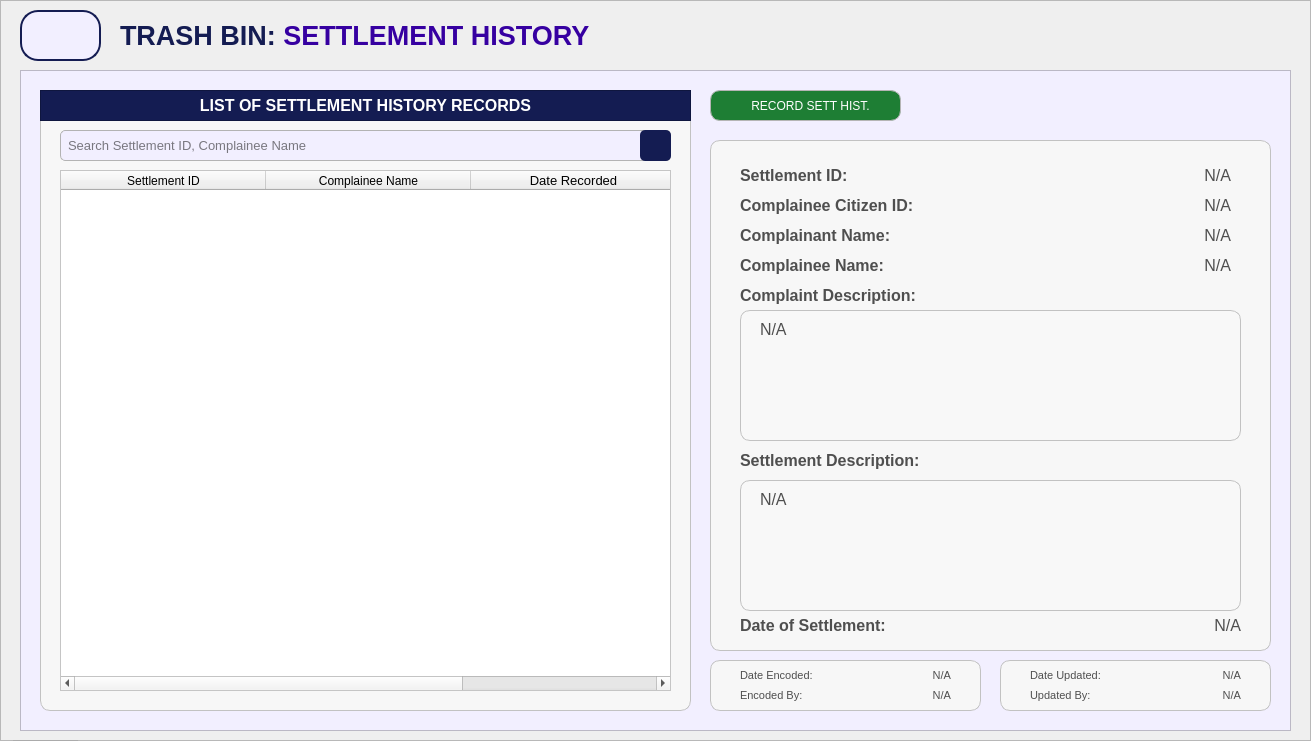
  <widget class="QFrame" name="baseBodyFrame">
   <property name="geometry">
    <rect>
     <x>20</x>
     <y>60</y>
     <width>1311</width>
     <height>741</height>
    </rect>
   </property>
   <property name="styleSheet">
    <string notr="true">#baseBodyFrame {
	background-color: #e7e2ff;
	border: none;
	border-radius: 10px;
}</string>
   </property>
   <property name="frameShape">
    <enum>QFrame::Shape::StyledPanel</enum>
   </property>
   <property name="frameShadow">
    <enum>QFrame::Shadow::Raised</enum>
   </property>
   <widget class="QPushButton" name="logout_buttonLogout_3">
    <property name="geometry">
     <rect>
      <x>10</x>
      <y>740</y>
      <width>71</width>
      <height>31</height>
     </rect>
    </property>
    <property name="font">
     <font>
      <family>Arial</family>
      <pointsize>8</pointsize>
      <bold>true</bold>
     </font>
    </property>
    <property name="cursor">
     <cursorShape>PointingHandCursor</cursorShape>
    </property>
    <property name="styleSheet">
     <string notr="true">#logout_buttonLogout {
    background-color: #bc1c1c;
    color: white;
    border-radius: 5px;
    padding: 10px; /* Optional: Adjusts spacing inside the button */
}
#logout_buttonLogout:hover {
    background-color: #d82020; /* Slightly lighter blue when hovered */
}
#logout_buttonLogout:pressed {
    background-color: #8c1515; /* Darker blue when clicked */
}</string>
    </property>
    <property name="text">
     <string>LOGOUT</string>
    </property>
   </widget>
   <widget class="QLabel" name="title_bodyStatistics">
    <property name="geometry">
     <rect>
      <x>120</x>
      <y>20</y>
      <width>641</width>
      <height>31</height>
     </rect>
    </property>
    <property name="font">
     <font>
      <family>Arial</family>
      <pointsize>20</pointsize>
      <bold>true</bold>
     </font>
    </property>
    <property name="styleSheet">
     <string notr="true">#title_bodyStatistics {
	background-color: transparent;
	color: #141c52;
}
</string>
    </property>
    <property name="text">
     <string>&lt;html&gt;&lt;head/&gt;&lt;body&gt;&lt;p&gt;TRASH BIN: &lt;span style=&quot; color:#3600a1;&quot;&gt;SETTLEMENT HISTORY&lt;/span&gt;&lt;/p&gt;&lt;/body&gt;&lt;/html&gt;</string>
    </property>
   </widget>
   <widget class="QFrame" name="statistics_frameBody">
    <property name="geometry">
     <rect>
      <x>20</x>
      <y>70</y>
      <width>1271</width>
      <height>661</height>
     </rect>
    </property>
    <property name="styleSheet">
     <string notr="true">#statistics_frameBody{
	background-color: #f2efff;
}</string>
    </property>
    <property name="frameShape">
     <enum>QFrame::Shape::StyledPanel</enum>
    </property>
    <property name="frameShadow">
     <enum>QFrame::Shadow::Raised</enum>
    </property>
    <widget class="QFrame" name="basePopUpBodyFrame">
     <property name="geometry">
      <rect>
       <x>20</x>
       <y>20</y>
       <width>651</width>
       <height>621</height>
      </rect>
     </property>
     <property name="styleSheet">
      <string notr="true">#basePopUpBodyFrame {
	background-color: rgb(247, 247, 247);
	border: 1px solid rgb(194, 194, 194);
	border-radius: 10px;
}</string>
     </property>
     <property name="frameShape">
      <enum>QFrame::Shape::StyledPanel</enum>
     </property>
     <property name="frameShadow">
      <enum>QFrame::Shadow::Raised</enum>
     </property>
     <widget class="QFrame" name="basePopUpTitleFrame_3">
      <property name="geometry">
       <rect>
        <x>0</x>
        <y>0</y>
        <width>651</width>
        <height>31</height>
       </rect>
      </property>
      <property name="styleSheet">
       <string notr="true">#basePopUpTitleFrame_3 {
	background-color: #141c52;
}</string>
      </property>
      <property name="frameShape">
       <enum>QFrame::Shape::StyledPanel</enum>
      </property>
      <property name="frameShadow">
       <enum>QFrame::Shadow::Raised</enum>
      </property>
      <widget class="QLabel" name="label_title_3">
       <property name="geometry">
        <rect>
         <x>0</x>
         <y>0</y>
         <width>651</width>
         <height>31</height>
        </rect>
       </property>
       <property name="font">
        <font>
         <family>Arial</family>
         <pointsize>12</pointsize>
         <bold>true</bold>
        </font>
       </property>
       <property name="styleSheet">
        <string notr="true">#label_title_3{
	background-color:transparent;
	color: rgb(255, 255, 255);
}</string>
       </property>
       <property name="text">
        <string>LIST OF SETTLEMENT HISTORY RECORDS</string>
       </property>
       <property name="alignment">
        <set>Qt::AlignmentFlag::AlignCenter</set>
       </property>
      </widget>
     </widget>
     <widget class="QLineEdit" name="histrec_SettlementID_fieldSearch">
      <property name="geometry">
       <rect>
        <x>20</x>
        <y>40</y>
        <width>611</width>
        <height>31</height>
       </rect>
      </property>
      <property name="font">
       <font>
        <family>Arial</family>
        <pointsize>10</pointsize>
       </font>
      </property>
      <property name="styleSheet">
       <string notr="true">#histrec_SettlementID_fieldSearch{
    border: 1px solid #b3b3b3;  /* Black border */
    border-radius: 5px;        /* Rounded corners */
    padding: 5px;               /* Inner spacing */
    background-color: #f2efff;  /* Gray background */
    color: #000000; 
}
</string>
      </property>
      <property name="text">
       <string/>
      </property>
      <property name="placeholderText">
       <string>Search Settlement ID, Complainee Name</string>
      </property>
     </widget>
     <widget class="QPushButton" name="histrec_SettlementID_buttonSearch">
      <property name="geometry">
       <rect>
        <x>600</x>
        <y>40</y>
        <width>31</width>
        <height>31</height>
       </rect>
      </property>
      <property name="font">
       <font>
        <family>Arial</family>
        <pointsize>9</pointsize>
       </font>
      </property>
      <property name="cursor">
       <cursorShape>PointingHandCursor</cursorShape>
      </property>
      <property name="focusPolicy">
       <enum>Qt::FocusPolicy::NoFocus</enum>
      </property>
      <property name="styleSheet">
       <string notr="true">#histrec_SettlementID_buttonSearch {
    background-color:  #141c52;
    color: white;
    border-radius: 5px;
    padding: 10px; /* Optional: Adjusts spacing inside the button */
}
#histrec_SettlementID_buttonSearch:hover {
    background-color: #1a237e; /* Slightly lighter blue when hovered */
}
#histrec_SettlementID_buttonSearch:pressed {
    background-color: #0f1442; /* Darker blue when clicked */
}</string>
      </property>
      <property name="text">
       <string/>
      </property>
      <property name="icon">
       <iconset>
        <normaloff>../../../../../Desktop/CTU 2nd Year - 2nd Semester Files/PC 225L - INFORMATION MANAGEMENT LABORATORY/PROFILING_SYSTEM/Profiling-System/Assets/FuncIcons/icon_search_w.svg</normaloff>../../../../../Desktop/CTU 2nd Year - 2nd Semester Files/PC 225L - INFORMATION MANAGEMENT LABORATORY/PROFILING_SYSTEM/Profiling-System/Assets/FuncIcons/icon_search_w.svg</iconset>
      </property>
      <property name="iconSize">
       <size>
        <width>20</width>
        <height>20</height>
       </size>
      </property>
     </widget>
     <widget class="QTableWidget" name="histrec_tableView_List_RecordSettlementHistory">
      <property name="geometry">
       <rect>
        <x>20</x>
        <y>80</y>
        <width>611</width>
        <height>521</height>
       </rect>
      </property>
      <property name="sizePolicy">
       <sizepolicy hsizetype="Expanding" vsizetype="Ignored">
        <horstretch>0</horstretch>
        <verstretch>0</verstretch>
       </sizepolicy>
      </property>
      <property name="font">
       <font>
        <family>Arial</family>
       </font>
      </property>
      <property name="focusPolicy">
       <enum>Qt::FocusPolicy::NoFocus</enum>
      </property>
      <property name="styleSheet">
       <string notr="true">#histrec_tableView_List_RecordSettlementHistory {
	background-color: white;
	color: #black;
}
</string>
      </property>
      <property name="editTriggers">
       <set>QAbstractItemView::EditTrigger::NoEditTriggers</set>
      </property>
      <attribute name="horizontalHeaderVisible">
       <bool>true</bool>
      </attribute>
      <attribute name="horizontalHeaderCascadingSectionResizes">
       <bool>false</bool>
      </attribute>
      <attribute name="horizontalHeaderDefaultSectionSize">
       <number>205</number>
      </attribute>
      <attribute name="horizontalHeaderShowSortIndicator" stdset="0">
       <bool>false</bool>
      </attribute>
      <attribute name="horizontalHeaderStretchLastSection">
       <bool>true</bool>
      </attribute>
      <attribute name="verticalHeaderVisible">
       <bool>false</bool>
      </attribute>
      <attribute name="verticalHeaderCascadingSectionResizes">
       <bool>false</bool>
      </attribute>
      <column>
       <property name="text">
        <string>Settlement ID</string>
       </property>
       <property name="font">
        <font>
         <family>Arial</family>
        </font>
       </property>
       <property name="background">
        <color>
         <red>211</red>
         <green>205</green>
         <blue>255</blue>
        </color>
       </property>
      </column>
      <column>
       <property name="text">
        <string>Complainee Name</string>
       </property>
       <property name="font">
        <font>
         <family>Arial</family>
        </font>
       </property>
       <property name="background">
        <color>
         <red>211</red>
         <green>205</green>
         <blue>255</blue>
        </color>
       </property>
      </column>
      <column>
       <property name="text">
        <string>Date Recorded</string>
       </property>
       <property name="font">
        <font>
         <family>Arial</family>
         <pointsize>10</pointsize>
        </font>
       </property>
       <property name="background">
        <color>
         <red>211</red>
         <green>205</green>
         <blue>255</blue>
        </color>
       </property>
      </column>
     </widget>
    </widget>
    <widget class="QPushButton" name="histrec_settlementhistory_button_restore">
     <property name="geometry">
      <rect>
       <x>690</x>
       <y>20</y>
       <width>191</width>
       <height>31</height>
      </rect>
     </property>
     <property name="font">
      <font>
       <family>Arial</family>
       <pointsize>9</pointsize>
      </font>
     </property>
     <property name="cursor">
      <cursorShape>PointingHandCursor</cursorShape>
     </property>
     <property name="focusPolicy">
      <enum>Qt::FocusPolicy::NoFocus</enum>
     </property>
     <property name="styleSheet">
      <string notr="true">#histrec_settlementhistory_button_restore {
    background-color:  #1e7e34; /* Default green */
    color: white;
    border: 1px solid #b5b5b5;
    border-radius: 10px;
    padding: 10px; 
}

#histrec_settlementhistory_button_restore:hover {
    background-color: #28a745; /* Brighter green when hovered */
    color: white; 
}

#histrec_settlementhistory_button_restore:pressed {
    background-color:  #34c759; /* Darker green when pressed */
    color: white; 
}
</string>
     </property>
     <property name="text">
      <string>   RECORD SETT HIST.</string>
     </property>
     <property name="icon">
      <iconset>
       <normaloff>../../../Assets/FuncIcons/icon_add.svg</normaloff>../../../Assets/FuncIcons/icon_add.svg</iconset>
     </property>
     <property name="iconSize">
      <size>
       <width>20</width>
       <height>20</height>
      </size>
     </property>
    </widget>
    <widget class="QFrame" name="basePopUpBodyFrame_3">
     <property name="geometry">
      <rect>
       <x>690</x>
       <y>70</y>
       <width>561</width>
       <height>511</height>
      </rect>
     </property>
     <property name="styleSheet">
      <string notr="true">#basePopUpBodyFrame_3 {
	background-color: rgb(247, 247, 247);
	border: 1px solid rgb(194, 194, 194);
	border-radius: 10px;
}</string>
     </property>
     <property name="frameShape">
      <enum>QFrame::Shape::StyledPanel</enum>
     </property>
     <property name="frameShadow">
      <enum>QFrame::Shadow::Raised</enum>
     </property>
     <widget class="QLabel" name="histrec_labelHistorySettlementDescription">
      <property name="geometry">
       <rect>
        <x>30</x>
        <y>300</y>
        <width>211</width>
        <height>41</height>
       </rect>
      </property>
      <property name="font">
       <font>
        <family>Arial</family>
        <pointsize>12</pointsize>
        <bold>true</bold>
       </font>
      </property>
      <property name="styleSheet">
       <string notr="true">#histrec_labelHistorySettlementDescription{
	background-color:transparent;
	color:#4f4f4f;
}</string>
      </property>
      <property name="text">
       <string>Settlement Description:</string>
      </property>
      <property name="alignment">
       <set>Qt::AlignmentFlag::AlignLeading|Qt::AlignmentFlag::AlignLeft|Qt::AlignmentFlag::AlignVCenter</set>
      </property>
     </widget>
     <widget class="QFrame" name="basePopUpBodyFrame_Desc">
      <property name="geometry">
       <rect>
        <x>30</x>
        <y>340</y>
        <width>501</width>
        <height>131</height>
       </rect>
      </property>
      <property name="styleSheet">
       <string notr="true">#basePopUpBodyFrame_Desc {
	background-color: rgb(248, 248, 248);
	border: 1px solid rgb(194, 194, 194);
	border-radius: 10px;
}</string>
      </property>
      <property name="frameShape">
       <enum>QFrame::Shape::StyledPanel</enum>
      </property>
      <property name="frameShadow">
       <enum>QFrame::Shadow::Raised</enum>
      </property>
      <widget class="QLabel" name="histrec_displayHistorySettlementDescription">
       <property name="geometry">
        <rect>
         <x>20</x>
         <y>10</y>
         <width>461</width>
         <height>111</height>
        </rect>
       </property>
       <property name="font">
        <font>
         <family>Arial</family>
         <pointsize>12</pointsize>
        </font>
       </property>
       <property name="styleSheet">
        <string notr="true">#histrec_displayHistorySettlementDescription{
	background-color:transparent;
	color:#4f4f4f;
}</string>
       </property>
       <property name="text">
        <string>N/A</string>
       </property>
       <property name="alignment">
        <set>Qt::AlignmentFlag::AlignLeading|Qt::AlignmentFlag::AlignLeft|Qt::AlignmentFlag::AlignTop</set>
       </property>
       <property name="wordWrap">
        <bool>true</bool>
       </property>
      </widget>
     </widget>
     <widget class="QLabel" name="histrec_labelHistoryID">
      <property name="geometry">
       <rect>
        <x>30</x>
        <y>20</y>
        <width>151</width>
        <height>31</height>
       </rect>
      </property>
      <property name="font">
       <font>
        <family>Arial</family>
        <pointsize>12</pointsize>
        <bold>true</bold>
       </font>
      </property>
      <property name="styleSheet">
       <string notr="true">#histrec_labelHistoryID{
	background-color:transparent;
	color:#4f4f4f;
}</string>
      </property>
      <property name="text">
       <string>Settlement ID:</string>
      </property>
      <property name="alignment">
       <set>Qt::AlignmentFlag::AlignLeading|Qt::AlignmentFlag::AlignLeft|Qt::AlignmentFlag::AlignVCenter</set>
      </property>
     </widget>
     <widget class="QLabel" name="histrec_displaySettID">
      <property name="geometry">
       <rect>
        <x>190</x>
        <y>20</y>
        <width>331</width>
        <height>31</height>
       </rect>
      </property>
      <property name="font">
       <font>
        <family>Arial</family>
        <pointsize>12</pointsize>
       </font>
      </property>
      <property name="styleSheet">
       <string notr="true">#histrec_displaySettID{
	background-color:transparent;
	color:#4f4f4f;
}</string>
      </property>
      <property name="text">
       <string>N/A</string>
      </property>
      <property name="alignment">
       <set>Qt::AlignmentFlag::AlignRight|Qt::AlignmentFlag::AlignTrailing|Qt::AlignmentFlag::AlignVCenter</set>
      </property>
     </widget>
     <widget class="QLabel" name="histrec_labelCitizenHistFirstName">
      <property name="geometry">
       <rect>
        <x>30</x>
        <y>80</y>
        <width>181</width>
        <height>31</height>
       </rect>
      </property>
      <property name="font">
       <font>
        <family>Arial</family>
        <pointsize>12</pointsize>
        <bold>true</bold>
       </font>
      </property>
      <property name="styleSheet">
       <string notr="true">#histrec_labelCitizenHistFirstName{
	background-color:transparent;
	color:#4f4f4f;
}</string>
      </property>
      <property name="text">
       <string>Complainant Name:</string>
      </property>
      <property name="alignment">
       <set>Qt::AlignmentFlag::AlignLeading|Qt::AlignmentFlag::AlignLeft|Qt::AlignmentFlag::AlignVCenter</set>
      </property>
     </widget>
     <widget class="QLabel" name="histrec_displayComplainantName">
      <property name="geometry">
       <rect>
        <x>190</x>
        <y>80</y>
        <width>331</width>
        <height>31</height>
       </rect>
      </property>
      <property name="font">
       <font>
        <family>Arial</family>
        <pointsize>12</pointsize>
       </font>
      </property>
      <property name="styleSheet">
       <string notr="true">#histrec_displayComplainantName{
	background-color:transparent;
	color:#4f4f4f;
}</string>
      </property>
      <property name="text">
       <string>N/A</string>
      </property>
      <property name="alignment">
       <set>Qt::AlignmentFlag::AlignRight|Qt::AlignmentFlag::AlignTrailing|Qt::AlignmentFlag::AlignVCenter</set>
      </property>
     </widget>
     <widget class="QLabel" name="histrec_labelCitizenHistLastName">
      <property name="geometry">
       <rect>
        <x>30</x>
        <y>110</y>
        <width>181</width>
        <height>31</height>
       </rect>
      </property>
      <property name="font">
       <font>
        <family>Arial</family>
        <pointsize>12</pointsize>
        <bold>true</bold>
       </font>
      </property>
      <property name="styleSheet">
       <string notr="true">#histrec_labelCitizenHistLastName{
	background-color:transparent;
	color:#4f4f4f;
}</string>
      </property>
      <property name="text">
       <string>Complainee Name:</string>
      </property>
      <property name="alignment">
       <set>Qt::AlignmentFlag::AlignLeading|Qt::AlignmentFlag::AlignLeft|Qt::AlignmentFlag::AlignVCenter</set>
      </property>
     </widget>
     <widget class="QLabel" name="histrec_displayComplaineeName">
      <property name="geometry">
       <rect>
        <x>190</x>
        <y>110</y>
        <width>331</width>
        <height>31</height>
       </rect>
      </property>
      <property name="font">
       <font>
        <family>Arial</family>
        <pointsize>12</pointsize>
       </font>
      </property>
      <property name="styleSheet">
       <string notr="true">#histrec_displayComplaineeName{
	background-color:transparent;
	color:#4f4f4f;
}</string>
      </property>
      <property name="text">
       <string>N/A</string>
      </property>
      <property name="alignment">
       <set>Qt::AlignmentFlag::AlignRight|Qt::AlignmentFlag::AlignTrailing|Qt::AlignmentFlag::AlignVCenter</set>
      </property>
     </widget>
     <widget class="QLabel" name="histrec_displayComCtzID">
      <property name="geometry">
       <rect>
        <x>190</x>
        <y>50</y>
        <width>331</width>
        <height>31</height>
       </rect>
      </property>
      <property name="font">
       <font>
        <family>Arial</family>
        <pointsize>12</pointsize>
       </font>
      </property>
      <property name="styleSheet">
       <string notr="true">#histrec_displayComCtzID{
	background-color:transparent;
	color:#4f4f4f;
}</string>
      </property>
      <property name="text">
       <string>N/A</string>
      </property>
      <property name="alignment">
       <set>Qt::AlignmentFlag::AlignRight|Qt::AlignmentFlag::AlignTrailing|Qt::AlignmentFlag::AlignVCenter</set>
      </property>
     </widget>
     <widget class="QLabel" name="histrec_labelCitizenID2">
      <property name="geometry">
       <rect>
        <x>30</x>
        <y>50</y>
        <width>191</width>
        <height>31</height>
       </rect>
      </property>
      <property name="font">
       <font>
        <family>Arial</family>
        <pointsize>12</pointsize>
        <bold>true</bold>
       </font>
      </property>
      <property name="styleSheet">
       <string notr="true">#histrec_labelCitizenID2{
	background-color:transparent;
	color:#4f4f4f;
}</string>
      </property>
      <property name="text">
       <string>Complainee Citizen ID:</string>
      </property>
      <property name="alignment">
       <set>Qt::AlignmentFlag::AlignLeading|Qt::AlignmentFlag::AlignLeft|Qt::AlignmentFlag::AlignVCenter</set>
      </property>
     </widget>
     <widget class="QLabel" name="histrec_labelDateSettlement">
      <property name="geometry">
       <rect>
        <x>30</x>
        <y>470</y>
        <width>161</width>
        <height>31</height>
       </rect>
      </property>
      <property name="font">
       <font>
        <family>Arial</family>
        <pointsize>12</pointsize>
        <bold>true</bold>
       </font>
      </property>
      <property name="styleSheet">
       <string notr="true">#histrec_labelDateSettlement{
	background-color:transparent;
	color:#4f4f4f;
}</string>
      </property>
      <property name="text">
       <string>Date of Settlement:</string>
      </property>
      <property name="alignment">
       <set>Qt::AlignmentFlag::AlignLeading|Qt::AlignmentFlag::AlignLeft|Qt::AlignmentFlag::AlignVCenter</set>
      </property>
     </widget>
     <widget class="QLabel" name="histrec_displayDateSettlement">
      <property name="geometry">
       <rect>
        <x>180</x>
        <y>470</y>
        <width>351</width>
        <height>31</height>
       </rect>
      </property>
      <property name="font">
       <font>
        <family>Arial</family>
        <pointsize>12</pointsize>
       </font>
      </property>
      <property name="styleSheet">
       <string notr="true">#histrec_displayDateSettlement{
	background-color:transparent;
	color:#4f4f4f;
}</string>
      </property>
      <property name="text">
       <string>N/A</string>
      </property>
      <property name="alignment">
       <set>Qt::AlignmentFlag::AlignRight|Qt::AlignmentFlag::AlignTrailing|Qt::AlignmentFlag::AlignVCenter</set>
      </property>
     </widget>
     <widget class="QLabel" name="histrec_labelHistoryComplaintDescription">
      <property name="geometry">
       <rect>
        <x>30</x>
        <y>140</y>
        <width>221</width>
        <height>31</height>
       </rect>
      </property>
      <property name="font">
       <font>
        <family>Arial</family>
        <pointsize>12</pointsize>
        <bold>true</bold>
       </font>
      </property>
      <property name="styleSheet">
       <string notr="true">#histrec_labelHistoryComplaintDescription{
	background-color:transparent;
	color:#4f4f4f;
}</string>
      </property>
      <property name="text">
       <string>Complaint Description:</string>
      </property>
      <property name="alignment">
       <set>Qt::AlignmentFlag::AlignLeading|Qt::AlignmentFlag::AlignLeft|Qt::AlignmentFlag::AlignVCenter</set>
      </property>
     </widget>
     <widget class="QFrame" name="basePopUpBodyFrame_Desc_2">
      <property name="geometry">
       <rect>
        <x>30</x>
        <y>170</y>
        <width>501</width>
        <height>131</height>
       </rect>
      </property>
      <property name="styleSheet">
       <string notr="true">#basePopUpBodyFrame_Desc_2 {
	background-color: rgb(248, 248, 248);
	border: 1px solid rgb(194, 194, 194);
	border-radius: 10px;
}</string>
      </property>
      <property name="frameShape">
       <enum>QFrame::Shape::StyledPanel</enum>
      </property>
      <property name="frameShadow">
       <enum>QFrame::Shadow::Raised</enum>
      </property>
      <widget class="QLabel" name="histrec_displayHistoryComplaintDescription">
       <property name="geometry">
        <rect>
         <x>20</x>
         <y>10</y>
         <width>461</width>
         <height>111</height>
        </rect>
       </property>
       <property name="font">
        <font>
         <family>Arial</family>
         <pointsize>12</pointsize>
        </font>
       </property>
       <property name="styleSheet">
        <string notr="true">#histrec_displayHistoryComplaintDescription{
	background-color:transparent;
	color:#4f4f4f;
}</string>
       </property>
       <property name="text">
        <string>N/A</string>
       </property>
       <property name="alignment">
        <set>Qt::AlignmentFlag::AlignLeading|Qt::AlignmentFlag::AlignLeft|Qt::AlignmentFlag::AlignTop</set>
       </property>
       <property name="wordWrap">
        <bool>true</bool>
       </property>
      </widget>
     </widget>
    </widget>
    <widget class="QFrame" name="basePopUpBodyFrame_4">
     <property name="geometry">
      <rect>
       <x>690</x>
       <y>590</y>
       <width>271</width>
       <height>51</height>
      </rect>
     </property>
     <property name="styleSheet">
      <string notr="true">#basePopUpBodyFrame_4 {
	background-color: rgb(247, 247, 247);
	border: 1px solid rgb(194, 194, 194);
	border-radius: 10px;
}</string>
     </property>
     <property name="frameShape">
      <enum>QFrame::Shape::StyledPanel</enum>
     </property>
     <property name="frameShadow">
      <enum>QFrame::Shadow::Raised</enum>
     </property>
     <widget class="QLabel" name="label_DateEncoded">
      <property name="geometry">
       <rect>
        <x>30</x>
        <y>0</y>
        <width>81</width>
        <height>31</height>
       </rect>
      </property>
      <property name="font">
       <font>
        <family>Arial</family>
        <pointsize>8</pointsize>
       </font>
      </property>
      <property name="styleSheet">
       <string notr="true">#label_DateEncoded{
	background-color:transparent;
	color:#4f4f4f;
}</string>
      </property>
      <property name="text">
       <string>Date Encoded:</string>
      </property>
      <property name="alignment">
       <set>Qt::AlignmentFlag::AlignLeading|Qt::AlignmentFlag::AlignLeft|Qt::AlignmentFlag::AlignVCenter</set>
      </property>
     </widget>
     <widget class="QLabel" name="display_DateEncoded">
      <property name="geometry">
       <rect>
        <x>130</x>
        <y>0</y>
        <width>111</width>
        <height>31</height>
       </rect>
      </property>
      <property name="font">
       <font>
        <family>Arial</family>
        <pointsize>8</pointsize>
       </font>
      </property>
      <property name="styleSheet">
       <string notr="true">#display_DateEncoded{
	background-color:transparent;
	color:#4f4f4f;
}</string>
      </property>
      <property name="text">
       <string>N/A</string>
      </property>
      <property name="alignment">
       <set>Qt::AlignmentFlag::AlignRight|Qt::AlignmentFlag::AlignTrailing|Qt::AlignmentFlag::AlignVCenter</set>
      </property>
     </widget>
     <widget class="QLabel" name="display_EncodedBy">
      <property name="geometry">
       <rect>
        <x>130</x>
        <y>20</y>
        <width>111</width>
        <height>31</height>
       </rect>
      </property>
      <property name="font">
       <font>
        <family>Arial</family>
        <pointsize>8</pointsize>
       </font>
      </property>
      <property name="styleSheet">
       <string notr="true">#display_EncodedBy{
	background-color:transparent;
	color:#4f4f4f;
}</string>
      </property>
      <property name="text">
       <string>N/A</string>
      </property>
      <property name="alignment">
       <set>Qt::AlignmentFlag::AlignRight|Qt::AlignmentFlag::AlignTrailing|Qt::AlignmentFlag::AlignVCenter</set>
      </property>
     </widget>
     <widget class="QLabel" name="label_EncodedBy">
      <property name="geometry">
       <rect>
        <x>30</x>
        <y>20</y>
        <width>81</width>
        <height>31</height>
       </rect>
      </property>
      <property name="font">
       <font>
        <family>Arial</family>
        <pointsize>8</pointsize>
       </font>
      </property>
      <property name="styleSheet">
       <string notr="true">#label_EncodedBy{
	background-color:transparent;
	color:#4f4f4f;
}</string>
      </property>
      <property name="text">
       <string>Encoded By:</string>
      </property>
      <property name="alignment">
       <set>Qt::AlignmentFlag::AlignLeading|Qt::AlignmentFlag::AlignLeft|Qt::AlignmentFlag::AlignVCenter</set>
      </property>
     </widget>
    </widget>
    <widget class="QFrame" name="basePopUpBodyFrame_5">
     <property name="geometry">
      <rect>
       <x>980</x>
       <y>590</y>
       <width>271</width>
       <height>51</height>
      </rect>
     </property>
     <property name="styleSheet">
      <string notr="true">#basePopUpBodyFrame_5 {
	background-color: rgb(247, 247, 247);
	border: 1px solid rgb(194, 194, 194);
	border-radius: 10px;
}</string>
     </property>
     <property name="frameShape">
      <enum>QFrame::Shape::StyledPanel</enum>
     </property>
     <property name="frameShadow">
      <enum>QFrame::Shadow::Raised</enum>
     </property>
     <widget class="QLabel" name="label_DateUpdated">
      <property name="geometry">
       <rect>
        <x>30</x>
        <y>0</y>
        <width>81</width>
        <height>31</height>
       </rect>
      </property>
      <property name="font">
       <font>
        <family>Arial</family>
        <pointsize>8</pointsize>
       </font>
      </property>
      <property name="styleSheet">
       <string notr="true">#label_DateUpdated{
	background-color:transparent;
	color:#4f4f4f;
}</string>
      </property>
      <property name="text">
       <string>Date Updated:</string>
      </property>
      <property name="alignment">
       <set>Qt::AlignmentFlag::AlignLeading|Qt::AlignmentFlag::AlignLeft|Qt::AlignmentFlag::AlignVCenter</set>
      </property>
     </widget>
     <widget class="QLabel" name="display_DateUpdated">
      <property name="geometry">
       <rect>
        <x>130</x>
        <y>0</y>
        <width>111</width>
        <height>31</height>
       </rect>
      </property>
      <property name="font">
       <font>
        <family>Arial</family>
        <pointsize>8</pointsize>
       </font>
      </property>
      <property name="styleSheet">
       <string notr="true">#display_DateUpdated{
	background-color:transparent;
	color:#4f4f4f;
}</string>
      </property>
      <property name="text">
       <string>N/A</string>
      </property>
      <property name="alignment">
       <set>Qt::AlignmentFlag::AlignRight|Qt::AlignmentFlag::AlignTrailing|Qt::AlignmentFlag::AlignVCenter</set>
      </property>
     </widget>
     <widget class="QLabel" name="display_UpdatedBy">
      <property name="geometry">
       <rect>
        <x>130</x>
        <y>20</y>
        <width>111</width>
        <height>31</height>
       </rect>
      </property>
      <property name="font">
       <font>
        <family>Arial</family>
        <pointsize>8</pointsize>
       </font>
      </property>
      <property name="styleSheet">
       <string notr="true">#display_UpdatedBy{
	background-color:transparent;
	color:#4f4f4f;
}</string>
      </property>
      <property name="text">
       <string>N/A</string>
      </property>
      <property name="alignment">
       <set>Qt::AlignmentFlag::AlignRight|Qt::AlignmentFlag::AlignTrailing|Qt::AlignmentFlag::AlignVCenter</set>
      </property>
     </widget>
     <widget class="QLabel" name="label_UpdatedBy">
      <property name="geometry">
       <rect>
        <x>30</x>
        <y>20</y>
        <width>81</width>
        <height>31</height>
       </rect>
      </property>
      <property name="font">
       <font>
        <family>Arial</family>
        <pointsize>8</pointsize>
       </font>
      </property>
      <property name="styleSheet">
       <string notr="true">#label_UpdatedBy{
	background-color:transparent;
	color:#4f4f4f;
}</string>
      </property>
      <property name="text">
       <string>Updated By:</string>
      </property>
      <property name="alignment">
       <set>Qt::AlignmentFlag::AlignLeading|Qt::AlignmentFlag::AlignLeft|Qt::AlignmentFlag::AlignVCenter</set>
      </property>
     </widget>
    </widget>
   </widget>
   <widget class="QToolButton" name="btn_returnToTrashBinPage">
    <property name="geometry">
     <rect>
      <x>20</x>
      <y>10</y>
      <width>81</width>
      <height>51</height>
     </rect>
    </property>
    <property name="styleSheet">
     <string notr="true">#btn_returnToTrashBinPage {
    background-color: #f2efff;
    color: #141c52;
	border: 2px solid #141c52; 
	border-radius: 18px;
	text-align: left;
    padding: 10px; /* Optional: Adjusts spacing inside the button */
}
#btn_returnToTrashBinPage:hover {
    background-color: #fdfdff; /* Slightly lighter blue when hovered */
}
#btn_returnToTrashBinPage:pressed {
    background-color: #e7e5f4; /* Darker blue when clicked */
}

</string>
    </property>
    <property name="text">
     <string/>
    </property>
    <property name="icon">
     <iconset>
      <normaloff>../../../Assets/FuncIcons/img_return.png</normaloff>../../../Assets/FuncIcons/img_return.png</iconset>
    </property>
    <property name="iconSize">
     <size>
      <width>25</width>
      <height>25</height>
     </size>
    </property>
   </widget>
  </widget>
